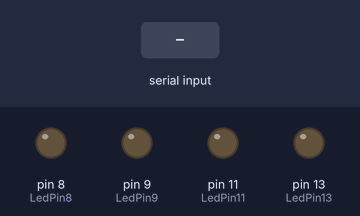
The sketch below on a simulated Arduino Uno, built with avr-gcc and run on an emulated ATmega328P. Shown: output pins drawn as LEDs (lit = HIGH). Inputs (shaded band) come from the test bench.

Above: at 1.2 s.
1.3 s: "LED_ON\n" received over Serial
At 2.5 s:
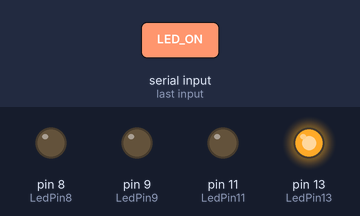
2.8 s: "BRIGHT_HALF\n" received over Serial
At 3.8 s:
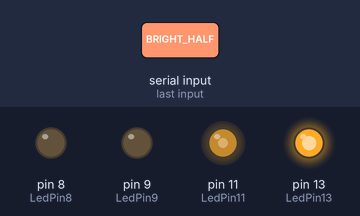
4.3 s: "LED_OFF\n" received over Serial
At 4.8 s:
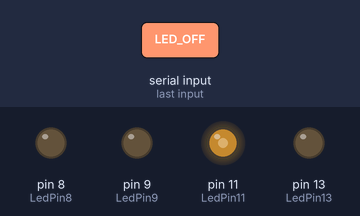
5.8 s: "BRIGHT_FULL\n" received over Serial
At 6.1 s:
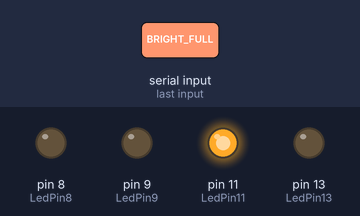
7.3 s: "LED_ON\n" received over Serial
At 8.2 s:
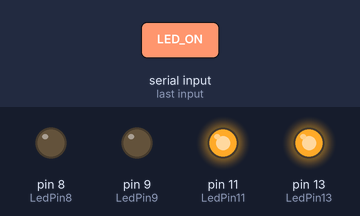
Timing chart, 0 to 9.8 s (numbered marks = the images above; inputs shaded):
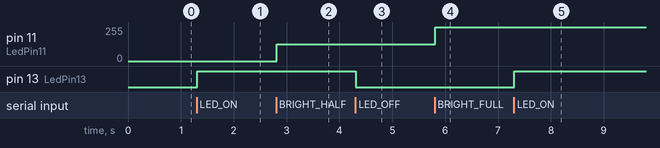

Measured:
- after the input at 1.3 s, pin 13 (LedPin13): LOW → HIGH at once
- after the input at 2.8 s, pin 11 (LedPin11): 0/255 → 127/255 at once
- after the input at 4.3 s, pin 13 (LedPin13): HIGH → LOW at once
- after the input at 5.8 s, pin 11 (LedPin11): 127/255 → 255/255 at once
- after the input at 7.3 s, pin 13 (LedPin13): LOW → HIGH at once

The sketch:

CS_serialCommunication.ino
```cpp
#define LedPin11 11
#define LedPin13 13
#define LedPin9 9
#define LedPin8 8

String inputString = "";
bool stringComplete = false;

void setup() {
  // Open serial communications and wait for port to open:
  pinMode(LedPin11,OUTPUT);
  pinMode(LedPin13,OUTPUT);
  pinMode(LedPin8,OUTPUT);
  pinMode(LedPin9,OUTPUT);

  Serial.begin(9600);
  inputString.reserve(200);
  while (!Serial) {
    ; // wait for serial port to connect. Needed for native USB port only
  }
}
void loop() { // run over and over
 if(digitalRead(LedPin8) ==HIGH)
    Serial.println("sw_on");

 if(digitalRead(LedPin9) ==HIGH)
   Serial.println("sw_off");

 if(Serial.available())
  {
    char inChar = (char)Serial.read();
    if (inChar == '\n' || inChar == '\r')
       stringComplete = true;
    else
      inputString += inChar;
  }

   if (stringComplete){
      inputString.toUpperCase();

      if(inputString.equals("LED_ON"))
         digitalWrite(LedPin13,HIGH);
      else if(inputString.equals("LED_OFF"))
          digitalWrite(LedPin13,LOW);
      else if(inputString.equals("BRIGHT_OFF"))
          analogWrite(LedPin11,0);
     else if(inputString.equals("BRIGHT_HALF"))
          analogWrite(LedPin11,127);
      else if(inputString.equals("BRIGHT_FULL"))
          analogWrite(LedPin11,255);

        inputString = "";
        stringComplete = false;
    }
}
```
